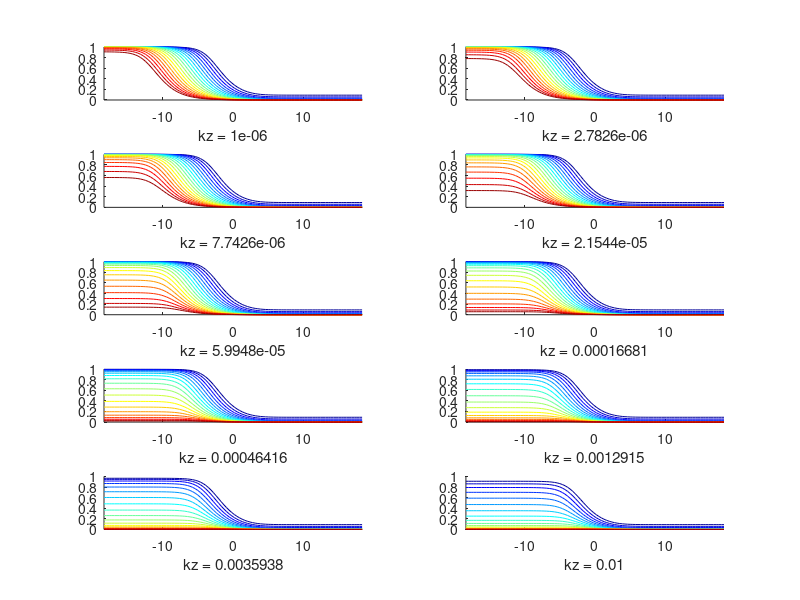

The MATLAB script that drew this image:

yq = logspace(-8,8,100);
            
cnt = 1;
for kz = logspace(-6,-2,10);
    nz = 20;
    cc = jet(nz);
    ind = 1;
    subplot(5,2,cnt);
    hold on
    for z0 = logspace(1,5,nz)
        I = 1 + z0;
        J = 1 + z0*kz - yq;
        K = yq;
        y = (1/2/I)*(-J+sqrt(J.^2+4*I*K));
        r = y./yq;
        plot(log(yq),r,'color',cc(ind,:));
        xlabel(['kz = ' num2str(kz)]);
        xlim([min(log(yq)) max(log(yq))]);
        ylim([0 1]);
        ind = ind+1;
    end
    cnt = cnt+1;
end


